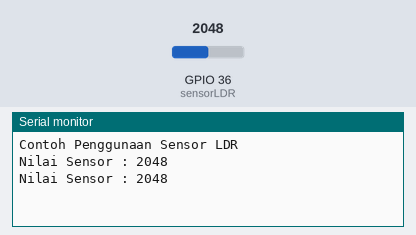
Recording of a sketch running on a simulated ESP32. Parts: the last lines printed to the serial monitor. Inputs (shaded band) come from the test bench; at power-on: GPIO 36 (sensorLDR) = 2048.

Above: at 4.2 s.
4.3 s: GPIO 36 (sensorLDR) set to 2866
At 5.5 s:
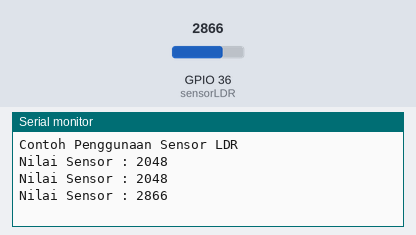
5.8 s: GPIO 36 (sensorLDR) set to 3603
At 6.8 s:
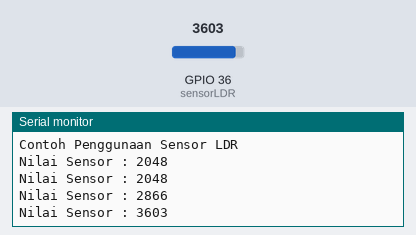
Timing chart, 0 to 8.8 s (numbered marks = the images above; inputs shaded):
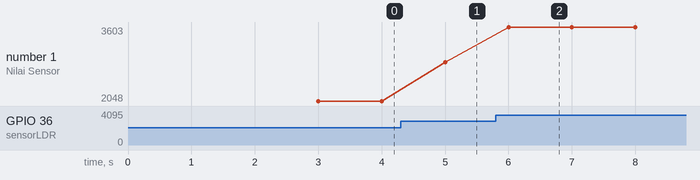

The sketch:

wifi-scan.ino
```cpp
#define sensorLDR A0
int nilaiSensor;

void setup() {
  Serial.begin(115200);
  Serial.println("Contoh Penggunaan Sensor LDR");
  delay(3000);
}

void loop() {
  nilaiSensor = analogRead(sensorLDR);
  Serial.print("Nilai Sensor : ");
  Serial.println(nilaiSensor);
  delay(1000);
}
```

Measured:
- after the input at 4.3 s, the serial monitor: prints a new line after 0.70 s (image 1)
- after the input at 5.8 s, the serial monitor: prints a new line after 0.20 s (image 2)
- plotted number 1: 2048 → 2866 after the input at 4.3 s, 2866 → 3603 after the input at 5.8 s
